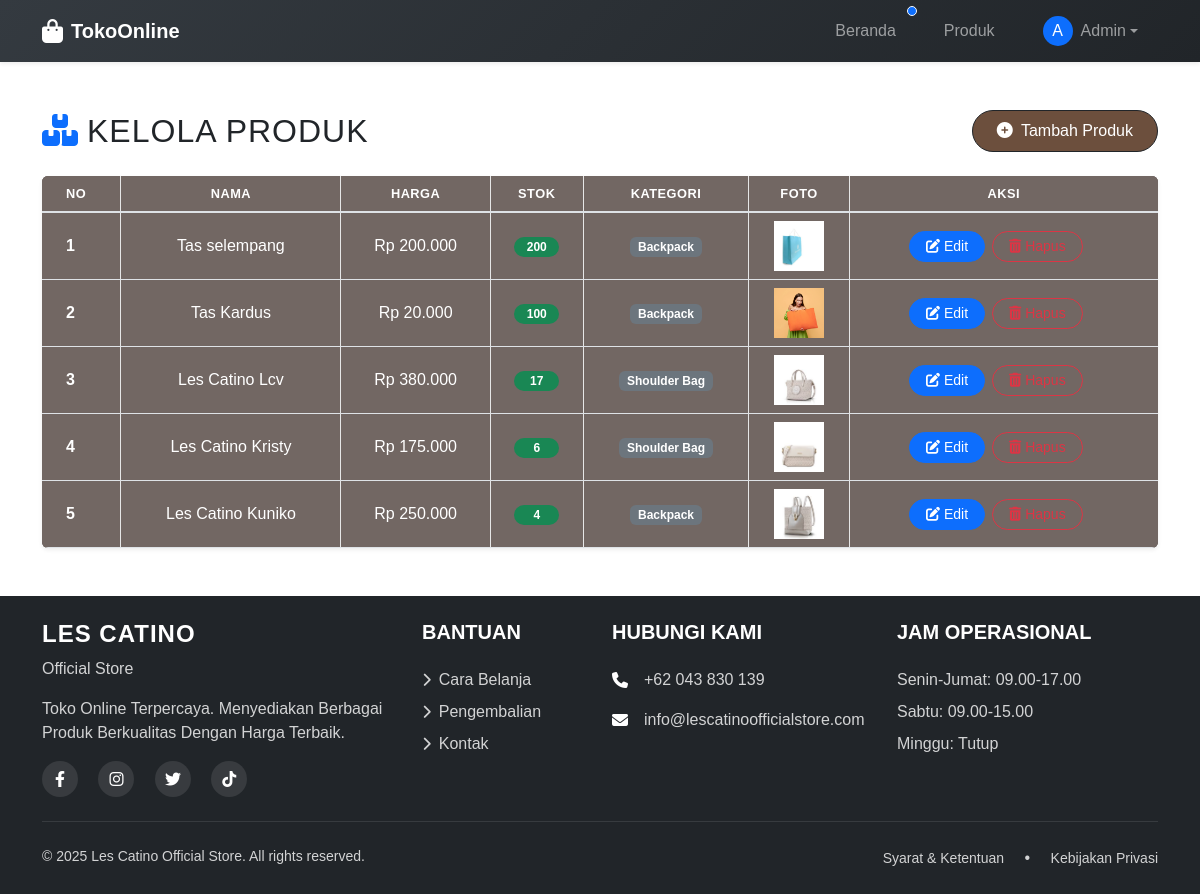
/admin/products.php (signed in), run on the app's committed database.
### tables this page shows
CREATE TABLE `products` (
  `id` int NOT NULL,
  `name` varchar(255) DEFAULT NULL,
  `price` decimal(10,2) DEFAULT NULL,
  `description` text,
  `stock` int DEFAULT NULL,
  `category_id` int DEFAULT NULL,
  `image` varchar(255) DEFAULT NULL,
  `created_at` timestamp NOT NULL DEFAULT CURRENT_TIMESTAMP
);

### admin/products.php (the view, shortened to what this page needs)
<?php
require_once '../includes/config.php';
$products = $conn->query("SELECT * FROM products ORDER BY created_at DESC");
include '../includes/header_admin.php';
?>
<div class="toast-container position-fixed bottom-0 end-0 p-3">
</div>
<div class="container mt-5" style="font-family: 'Poppins', sans-serif;">
    <div class="d-flex justify-content-between align-items-center mb-4">
        <h2 class="mb-0 text-uppercase" style="letter-spacing: 1px;">
            <i class="fas fa-boxes me-2 text-primary"></i>Kelola Produk
        </h2>
        <a href="add_product.php" class="btn btn-dark rounded-pill px-4 py-2" style="background-color: #6C4F3D;">
            <i class="fas fa-plus-circle me-1"></i> Tambah Produk
        </a>
    </div>
    <div class="card shadow-sm border-0">
        <div class="card-body p-0">
            <div class="table-responsive">
                <table class="table table-hover align-middle mb-0">
                    <thead>
                        <tr>
                            <th class="ps-4">No</th>
                            <th>Nama</th>
                            <th>Harga</th>
                            <th>Stok</th>
                            <th>Kategori</th>
                            <th>Foto</th>
                            <th class="text-center">Aksi</th>
                        </tr>
                    </thead>
                    <tbody>
                        <?php
                        $no = 1;
                        while ($product = $products->fetch_assoc()): ?>
                            <tr class="border-bottom">
                                <td class="ps-4 fw-semibold"><?= $no++ ?></td>
                                <td><?= $product['name'] ?></td>
                                <td class="text-nowrap">Rp <?= number_format($product['price'], 0, ',', '.') ?></td>
                                <td>
                                    <span class="badge rounded-pill bg-<?= ($product['stock'] > 0) ? 'success' : 'danger' ?>">
                                        <?= $product['stock'] ?>
                                    </span>
                                </td>
                                <td>
                                    <span class="badge bg-secondary">
                                        <?php
                                        switch ($product['category_id']) {
                                            case 1:
                                                echo 'Backpack';
                                                break;
                                            case 2:
                                                echo 'Shoulder Bag';
                                                break;
                                        }
                                        ?>
                                    </span>
                                </td>
                                <td class="text-center">
                                    <img src="../assets/images/products/<?= $product['image'] ?>" alt="<?= $product['name'] ?>" width="50">
                                </td>
                                <td class="text-nowrap pe-4">
                                    <div class="btn-group btn-group-sm">
                                        <a href="edit_product.php?id=<?= $product['id'] ?>" class="btn btn-primary rounded-pill px-3 me-2">
                                            <i class="fas fa-edit"></i> Edit
                                        </a>
                                        <a href="products.php?delete=<?= $product['id'] ?>"
                                            class="btn btn-outline-danger rounded-pill px-3"
                                            onclick="return confirm('Yakin hapus produk?')">
                                            <i class="fas fa-trash-alt"></i> Hapus
                                        </a>
                                    </div>
                                </td>
                            </tr>
                        <?php endwhile; ?>
                    </tbody>
                </table>
            </div>
        </div>
    </div>
</div>
<?php include '../includes/footer.php'; ?>

### includes/header_admin.php (style rules this page uses)
* { font-family: 'Lucida Sans', 'Lucida Sans Regular', 'Lucida Grande', 'Lucida Sans Unicode', Geneva, Verdana, sans-serif; }

### admin/products.php (style rules this page uses)
.table th, .table td { text-align: center; vertical-align: middle; }
.table th:first-child, .table td:first-child { text-align: left; }
.table thead th { border-bottom: 2px solid #dee2e6; font-weight: 600; text-transform: uppercase; font-size: 0.8rem; letter-spacing: 0.5px; }
.table th, .table td { border-right: 1px solid #e6e6e6; }
.table th:last-child, .table td:last-child { border-right: none; }
.table tbody tr.border-bottom { border-bottom: 1px solid #e6e6e6; }
.card { border-radius: 12px; overflow: hidden; background-color: #726763; }
.badge { min-width: 45px; font-size: 0.75rem; padding: 6px 10px; }
.btn-outline-primary, .btn-outline-danger { border-width: 1.5px; }
.table thead, .table tbody, .table tfoot, .table th, .table td, .table tr { background-color: #726763 !important; color: white !important; }
.badge.bg-secondary { background-color: #a59b91; color: white; }

### includes/footer.php (style rules this page uses)
html, body { height: 100%; margin: 0; }
body { display: flex; flex-direction: column; }

### data on the page
products: name "Tas selempang", price "200.000", stock "200", category_id "Backpack", image (picture)
products: name "Tas Kardus", price "20.000", stock "100", category_id "Backpack", image (picture)
products: name "Les Catino Lcv", price "380.000", stock "17", category_id "Shoulder Bag", image (picture)
products: name "Les Catino Kristy", price "175.000", stock "6", category_id "Shoulder Bag", image (picture)
products: name "Les Catino Kuniko", price "250.000", stock "4", category_id "Backpack", image (picture)

### other printed values
substr($_SESSION['name'], 0, 1) "A"
$_SESSION['name'] "Admin"
